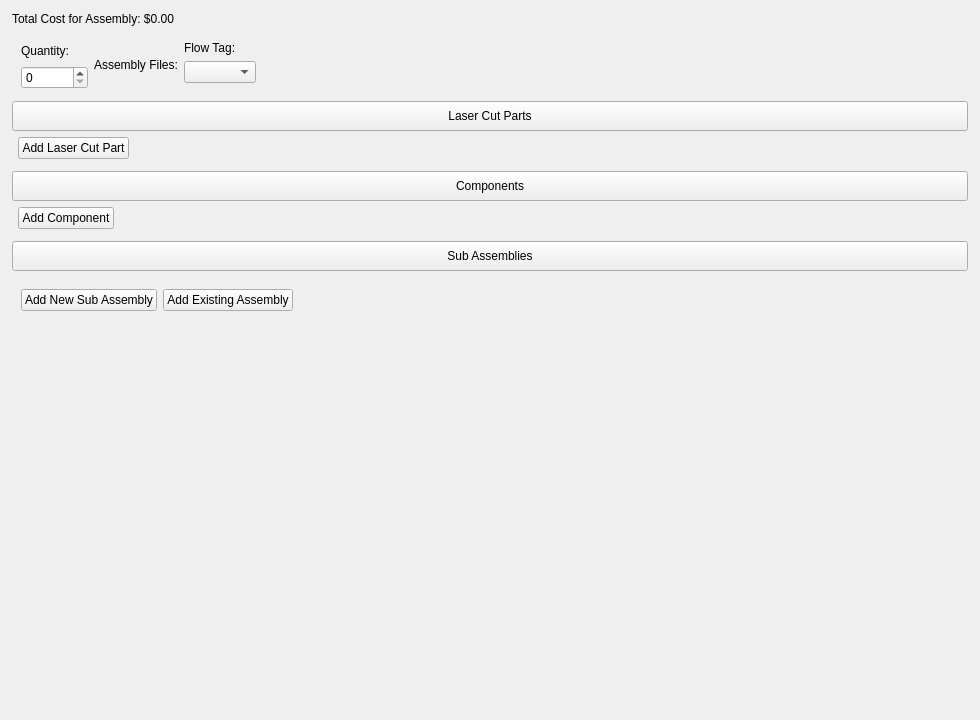
<?xml version="1.0" encoding="UTF-8"?>
<ui version="4.0">
 <class>Form</class>
 <widget class="QWidget" name="Form">
  <property name="geometry">
   <rect>
    <x>0</x>
    <y>0</y>
    <width>980</width>
    <height>720</height>
   </rect>
  </property>
  <property name="sizePolicy">
   <sizepolicy hsizetype="Preferred" vsizetype="Expanding">
    <horstretch>0</horstretch>
    <verstretch>0</verstretch>
   </sizepolicy>
  </property>
  <property name="minimumSize">
   <size>
    <width>0</width>
    <height>0</height>
   </size>
  </property>
  <property name="windowTitle">
   <string>Form</string>
  </property>
  <property name="styleSheet">
   <string notr="true"/>
  </property>
  <layout class="QVBoxLayout" name="verticalLayout_8">
   <property name="leftMargin">
    <number>0</number>
   </property>
   <property name="topMargin">
    <number>0</number>
   </property>
   <property name="rightMargin">
    <number>0</number>
   </property>
   <property name="bottomMargin">
    <number>0</number>
   </property>
   <item>
    <widget class="QWidget" name="assembly_widget" native="true">
     <property name="sizePolicy">
      <sizepolicy hsizetype="Preferred" vsizetype="Expanding">
       <horstretch>0</horstretch>
       <verstretch>0</verstretch>
      </sizepolicy>
     </property>
     <layout class="QVBoxLayout" name="verticalLayout_9" stretch="0">
      <item>
       <layout class="QVBoxLayout" name="verticalLayout_14" stretch="0,0,0,0,1">
        <property name="leftMargin">
         <number>3</number>
        </property>
        <property name="topMargin">
         <number>3</number>
        </property>
        <property name="rightMargin">
         <number>3</number>
        </property>
        <property name="bottomMargin">
         <number>3</number>
        </property>
        <item>
         <widget class="QLabel" name="label_total_cost_for_assembly">
          <property name="text">
           <string>Total Cost for Assembly: $0.00</string>
          </property>
          <property name="wordWrap">
           <bool>true</bool>
          </property>
          <property name="textInteractionFlags">
           <set>Qt::TextInteractionFlag::LinksAccessibleByMouse|Qt::TextInteractionFlag::TextSelectableByMouse</set>
          </property>
         </widget>
        </item>
        <item>
         <widget class="QWidget" name="verticalWidget_4" native="true">
          <property name="sizePolicy">
           <sizepolicy hsizetype="Preferred" vsizetype="Maximum">
            <horstretch>0</horstretch>
            <verstretch>0</verstretch>
           </sizepolicy>
          </property>
          <layout class="QHBoxLayout" name="horizontalLayout" stretch="0,0,0,0">
           <property name="bottomMargin">
            <number>6</number>
           </property>
           <item>
            <layout class="QVBoxLayout" name="verticalLayout_13">
             <item>
              <layout class="QVBoxLayout" name="image_layout"/>
             </item>
             <item>
              <widget class="QLabel" name="label_3">
               <property name="text">
                <string>Quantity:</string>
               </property>
               <property name="buddy">
                <cstring>doubleSpinBox_quantity</cstring>
               </property>
              </widget>
             </item>
             <item>
              <widget class="QDoubleSpinBox" name="doubleSpinBox_quantity">
               <property name="toolTip">
                <string>Quantity multiplier</string>
               </property>
               <property name="buttonSymbols">
                <enum>QAbstractSpinBox::ButtonSymbols::UpDownArrows</enum>
               </property>
               <property name="specialValueText">
                <string/>
               </property>
               <property name="decimals">
                <number>0</number>
               </property>
               <property name="maximum">
                <double>999999999999999.000000000000000</double>
               </property>
               <property name="stepType">
                <enum>QAbstractSpinBox::StepType::AdaptiveDecimalStepType</enum>
               </property>
              </widget>
             </item>
            </layout>
           </item>
           <item>
            <layout class="QVBoxLayout" name="verticalLayout_15">
             <item>
              <widget class="QLabel" name="label_2">
               <property name="text">
                <string>Assembly Files:</string>
               </property>
              </widget>
             </item>
             <item>
              <layout class="QHBoxLayout" name="horizontalLayout_6">
               <item>
                <layout class="QHBoxLayout" name="assembly_files_layout"/>
               </item>
              </layout>
             </item>
            </layout>
           </item>
           <item>
            <layout class="QVBoxLayout" name="verticalLayout_16">
             <item>
              <widget class="QLabel" name="label">
               <property name="text">
                <string>Flow Tag:</string>
               </property>
               <property name="buddy">
                <cstring>comboBox_assembly_flow_tag</cstring>
               </property>
              </widget>
             </item>
             <item>
              <widget class="QComboBox" name="comboBox_assembly_flow_tag"/>
             </item>
             <item>
              <widget class="QWidget" name="paint_widget" native="true">
               <layout class="QVBoxLayout" name="verticalLayout">
                <property name="leftMargin">
                 <number>0</number>
                </property>
                <property name="topMargin">
                 <number>0</number>
                </property>
                <property name="rightMargin">
                 <number>0</number>
                </property>
                <property name="bottomMargin">
                 <number>0</number>
                </property>
                <item>
                 <layout class="QVBoxLayout" name="verticalLayout_12">
                  <item>
                   <layout class="QHBoxLayout" name="paint_layout"/>
                  </item>
                 </layout>
                </item>
               </layout>
              </widget>
             </item>
            </layout>
           </item>
           <item>
            <spacer name="horizontalSpacer">
             <property name="orientation">
              <enum>Qt::Orientation::Horizontal</enum>
             </property>
             <property name="sizeHint" stdset="0">
              <size>
               <width>40</width>
               <height>20</height>
              </size>
             </property>
            </spacer>
           </item>
          </layout>
         </widget>
        </item>
        <item>
         <layout class="QVBoxLayout" name="verticalLayout_4">
          <property name="spacing">
           <number>0</number>
          </property>
          <property name="bottomMargin">
           <number>0</number>
          </property>
          <item>
           <widget class="QPushButton" name="pushButton_laser_cut_parts">
            <property name="minimumSize">
             <size>
              <width>0</width>
              <height>30</height>
             </size>
            </property>
            <property name="cursor">
             <cursorShape>PointingHandCursor</cursorShape>
            </property>
            <property name="text">
             <string>Laser Cut Parts</string>
            </property>
            <property name="checkable">
             <bool>true</bool>
            </property>
           </widget>
          </item>
          <item>
           <widget class="QWidget" name="laser_cut_widget" native="true">
            <layout class="QVBoxLayout" name="verticalLayout_7">
             <property name="spacing">
              <number>0</number>
             </property>
             <property name="leftMargin">
              <number>0</number>
             </property>
             <property name="topMargin">
              <number>0</number>
             </property>
             <property name="rightMargin">
              <number>0</number>
             </property>
             <property name="bottomMargin">
              <number>3</number>
             </property>
             <item>
              <layout class="QVBoxLayout" name="verticalLayout_5">
               <item>
                <layout class="QVBoxLayout" name="laser_cut_parts_layout"/>
               </item>
               <item>
                <layout class="QHBoxLayout" name="horizontalLayout_4">
                 <property name="leftMargin">
                  <number>6</number>
                 </property>
                 <property name="topMargin">
                  <number>6</number>
                 </property>
                 <property name="rightMargin">
                  <number>6</number>
                 </property>
                 <property name="bottomMargin">
                  <number>3</number>
                 </property>
                 <item>
                  <widget class="QPushButton" name="add_laser_cut_part_button">
                   <property name="sizePolicy">
                    <sizepolicy hsizetype="Fixed" vsizetype="Fixed">
                     <horstretch>0</horstretch>
                     <verstretch>0</verstretch>
                    </sizepolicy>
                   </property>
                   <property name="text">
                    <string>Add Laser Cut Part</string>
                   </property>
                  </widget>
                 </item>
                 <item>
                  <spacer name="horizontalSpacer_2">
                   <property name="orientation">
                    <enum>Qt::Orientation::Horizontal</enum>
                   </property>
                   <property name="sizeHint" stdset="0">
                    <size>
                     <width>40</width>
                     <height>20</height>
                    </size>
                   </property>
                  </spacer>
                 </item>
                </layout>
               </item>
              </layout>
             </item>
            </layout>
           </widget>
          </item>
         </layout>
        </item>
        <item>
         <layout class="QVBoxLayout" name="verticalLayout_3">
          <property name="spacing">
           <number>0</number>
          </property>
          <property name="bottomMargin">
           <number>0</number>
          </property>
          <item>
           <widget class="QPushButton" name="pushButton_components">
            <property name="minimumSize">
             <size>
              <width>0</width>
              <height>30</height>
             </size>
            </property>
            <property name="cursor">
             <cursorShape>PointingHandCursor</cursorShape>
            </property>
            <property name="text">
             <string>Components</string>
            </property>
            <property name="checkable">
             <bool>true</bool>
            </property>
           </widget>
          </item>
          <item>
           <widget class="QWidget" name="component_widget" native="true">
            <property name="sizePolicy">
             <sizepolicy hsizetype="Preferred" vsizetype="Preferred">
              <horstretch>0</horstretch>
              <verstretch>0</verstretch>
             </sizepolicy>
            </property>
            <layout class="QVBoxLayout" name="verticalLayout_2">
             <property name="spacing">
              <number>0</number>
             </property>
             <property name="leftMargin">
              <number>0</number>
             </property>
             <property name="topMargin">
              <number>0</number>
             </property>
             <property name="rightMargin">
              <number>0</number>
             </property>
             <property name="bottomMargin">
              <number>3</number>
             </property>
             <item>
              <layout class="QVBoxLayout" name="verticalLayout_6">
               <item>
                <layout class="QVBoxLayout" name="components_layout"/>
               </item>
               <item>
                <layout class="QHBoxLayout" name="horizontalLayout_3">
                 <property name="leftMargin">
                  <number>6</number>
                 </property>
                 <property name="topMargin">
                  <number>6</number>
                 </property>
                 <property name="rightMargin">
                  <number>6</number>
                 </property>
                 <property name="bottomMargin">
                  <number>3</number>
                 </property>
                 <item>
                  <widget class="QPushButton" name="add_component_button">
                   <property name="sizePolicy">
                    <sizepolicy hsizetype="Fixed" vsizetype="Fixed">
                     <horstretch>0</horstretch>
                     <verstretch>0</verstretch>
                    </sizepolicy>
                   </property>
                   <property name="text">
                    <string>Add Component</string>
                   </property>
                  </widget>
                 </item>
                 <item>
                  <spacer name="horizontalSpacer_3">
                   <property name="orientation">
                    <enum>Qt::Orientation::Horizontal</enum>
                   </property>
                   <property name="sizeHint" stdset="0">
                    <size>
                     <width>40</width>
                     <height>20</height>
                    </size>
                   </property>
                  </spacer>
                 </item>
                </layout>
               </item>
              </layout>
             </item>
            </layout>
           </widget>
          </item>
         </layout>
        </item>
        <item>
         <layout class="QVBoxLayout" name="verticalLayout_10">
          <property name="spacing">
           <number>0</number>
          </property>
          <property name="bottomMargin">
           <number>0</number>
          </property>
          <item>
           <widget class="QPushButton" name="pushButton_sub_assemblies">
            <property name="minimumSize">
             <size>
              <width>0</width>
              <height>30</height>
             </size>
            </property>
            <property name="cursor">
             <cursorShape>PointingHandCursor</cursorShape>
            </property>
            <property name="text">
             <string>Sub Assemblies</string>
            </property>
            <property name="checkable">
             <bool>true</bool>
            </property>
            <property name="checked">
             <bool>false</bool>
            </property>
           </widget>
          </item>
          <item>
           <widget class="QWidget" name="sub_assemblies_widget" native="true">
            <property name="sizePolicy">
             <sizepolicy hsizetype="Preferred" vsizetype="Expanding">
              <horstretch>0</horstretch>
              <verstretch>0</verstretch>
             </sizepolicy>
            </property>
            <layout class="QVBoxLayout" name="verticalLayout_11" stretch="1,0">
             <property name="spacing">
              <number>0</number>
             </property>
             <property name="leftMargin">
              <number>0</number>
             </property>
             <property name="topMargin">
              <number>0</number>
             </property>
             <property name="rightMargin">
              <number>0</number>
             </property>
             <property name="bottomMargin">
              <number>0</number>
             </property>
             <item>
              <layout class="QVBoxLayout" name="sub_assembly_layout">
               <property name="leftMargin">
                <number>9</number>
               </property>
               <property name="topMargin">
                <number>9</number>
               </property>
               <property name="rightMargin">
                <number>9</number>
               </property>
               <property name="bottomMargin">
                <number>9</number>
               </property>
              </layout>
             </item>
             <item>
              <layout class="QFormLayout" name="formLayout">
               <property name="horizontalSpacing">
                <number>6</number>
               </property>
               <property name="leftMargin">
                <number>9</number>
               </property>
               <property name="topMargin">
                <number>0</number>
               </property>
               <property name="rightMargin">
                <number>0</number>
               </property>
               <property name="bottomMargin">
                <number>9</number>
               </property>
               <item row="0" column="0">
                <widget class="QPushButton" name="add_new_sub_assembly_button">
                 <property name="sizePolicy">
                  <sizepolicy hsizetype="Fixed" vsizetype="Fixed">
                   <horstretch>0</horstretch>
                   <verstretch>0</verstretch>
                  </sizepolicy>
                 </property>
                 <property name="text">
                  <string>Add New Sub Assembly</string>
                 </property>
                </widget>
               </item>
               <item row="0" column="1">
                <widget class="QPushButton" name="add_existing_assembly_button">
                 <property name="sizePolicy">
                  <sizepolicy hsizetype="Fixed" vsizetype="Fixed">
                   <horstretch>0</horstretch>
                   <verstretch>0</verstretch>
                  </sizepolicy>
                 </property>
                 <property name="text">
                  <string>Add Existing Assembly</string>
                 </property>
                </widget>
               </item>
              </layout>
             </item>
            </layout>
           </widget>
          </item>
         </layout>
        </item>
       </layout>
      </item>
     </layout>
    </widget>
   </item>
  </layout>
 </widget>
 <resources/>
 <connections>
  <connection>
   <sender>pushButton_laser_cut_parts</sender>
   <signal>clicked(bool)</signal>
   <receiver>laser_cut_widget</receiver>
   <slot>setVisible(bool)</slot>
   <hints>
    <hint type="sourcelabel">
     <x>489</x>
     <y>65</y>
    </hint>
    <hint type="destinationlabel">
     <x>489</x>
     <y>84</y>
    </hint>
   </hints>
  </connection>
  <connection>
   <sender>pushButton_components</sender>
   <signal>clicked(bool)</signal>
   <receiver>component_widget</receiver>
   <slot>setVisible(bool)</slot>
   <hints>
    <hint type="sourcelabel">
     <x>489</x>
     <y>149</y>
    </hint>
    <hint type="destinationlabel">
     <x>489</x>
     <y>192</y>
    </hint>
   </hints>
  </connection>
  <connection>
   <sender>pushButton_sub_assemblies</sender>
   <signal>clicked(bool)</signal>
   <receiver>sub_assemblies_widget</receiver>
   <slot>setVisible(bool)</slot>
   <hints>
    <hint type="sourcelabel">
     <x>489</x>
     <y>242</y>
    </hint>
    <hint type="destinationlabel">
     <x>489</x>
     <y>769</y>
    </hint>
   </hints>
  </connection>
 </connections>
</ui>
